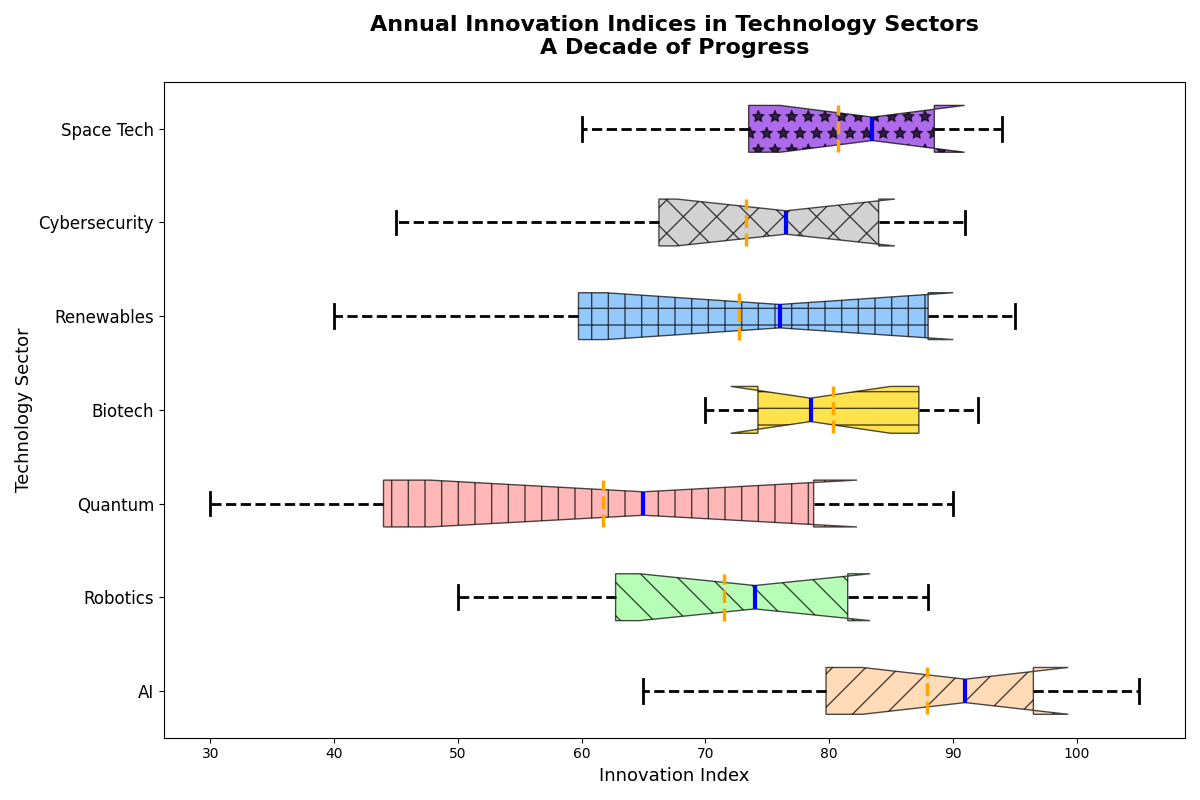

Source code (Python):
import matplotlib.pyplot as plt
import numpy as np

sectors = ["AI", "Robotics", "Quantum", "Biotech", "Renewables", "Cybersecurity", "Space Tech"]
innovation_data = [
    [65, 72, 78, 85, 90, 92, 95, 97, 100, 105],
    [50, 55, 62, 65, 70, 78, 80, 82, 85, 88],
    [30, 35, 42, 50, 60, 70, 75, 80, 85, 90],
    [70, 72, 74, 75, 77, 80, 85, 88, 90, 92],
    [40, 50, 58, 65, 72, 80, 85, 89, 93, 95],
    [45, 55, 65, 70, 75, 78, 81, 85, 88, 91],
    [60, 68, 72, 78, 82, 85, 87, 89, 92, 94]
]

fig, ax = plt.subplots(figsize=(12, 8))

bp = ax.boxplot(innovation_data, vert=False, patch_artist=True, 
                notch=True, showmeans=True, meanline=True,
                meanprops=dict(linestyle='--', linewidth=2.5, color='orange'))

colors = ['#FFCC99', '#99FF99', '#FF9999', '#FFD700', '#66B3FF', '#C0C0C0', '#8A2BE2']
hatches = ['/', '\\', '|', '-', '+', 'x', '*']
for patch, color, hatch in zip(bp['boxes'], colors, hatches):
    patch.set(facecolor=color, hatch=hatch, alpha=0.7)

for median in bp['medians']:
    median.set(color='blue', linewidth=3)
for whisker in bp['whiskers']:
    whisker.set(color='black', linewidth=2, linestyle='--')
for cap in bp['caps']:
    cap.set(color='black', linewidth=2)

ax.set_title('Annual Innovation Indices in Technology Sectors\nA Decade of Progress', 
             fontsize=16, fontweight='bold', pad=20)
ax.set_xlabel('Innovation Index', fontsize=13)
ax.set_ylabel('Technology Sector', fontsize=13)
ax.set_yticks(np.arange(1, len(sectors) + 1))
ax.set_yticklabels(sectors, fontsize=12)

plt.tight_layout()
plt.show()
